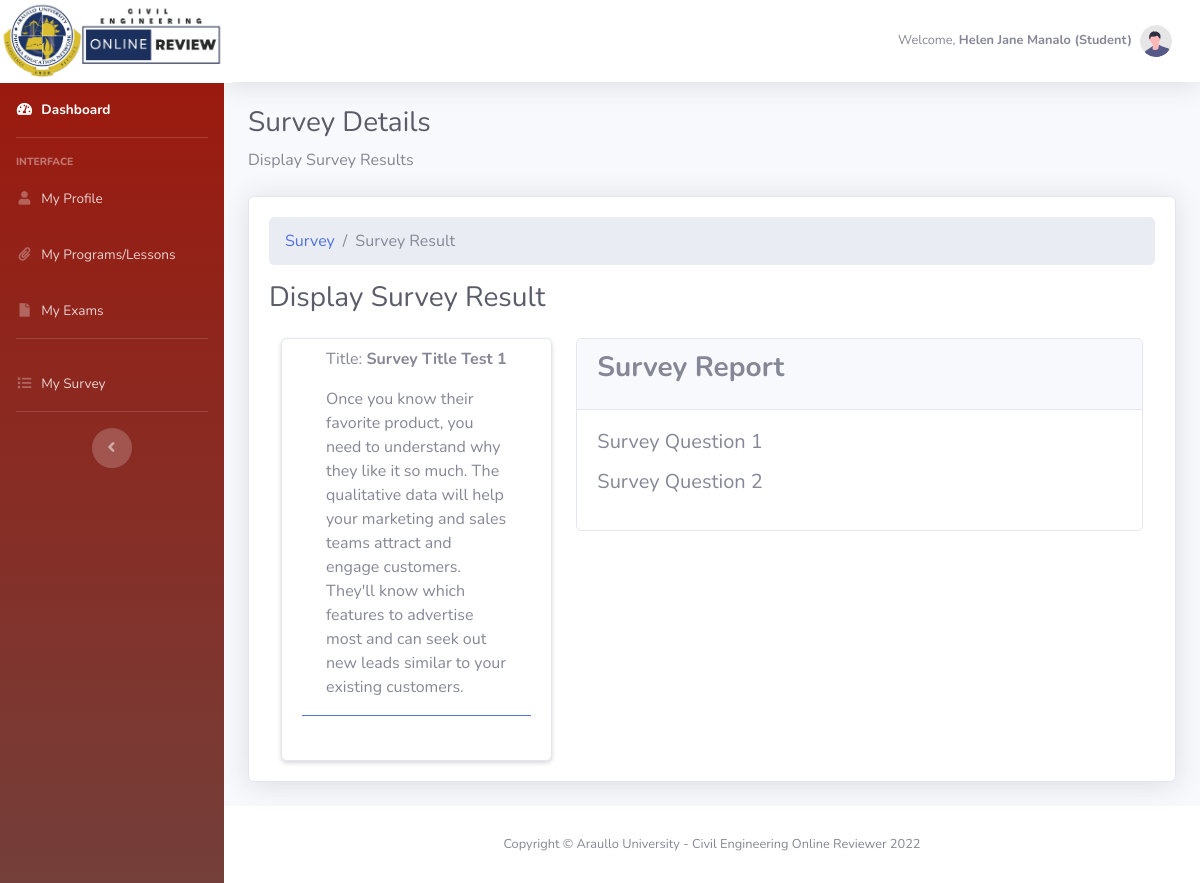
/dashboard/admin_survey_result.php?id=22 (signed in), run on an earlier commit of the app's database.
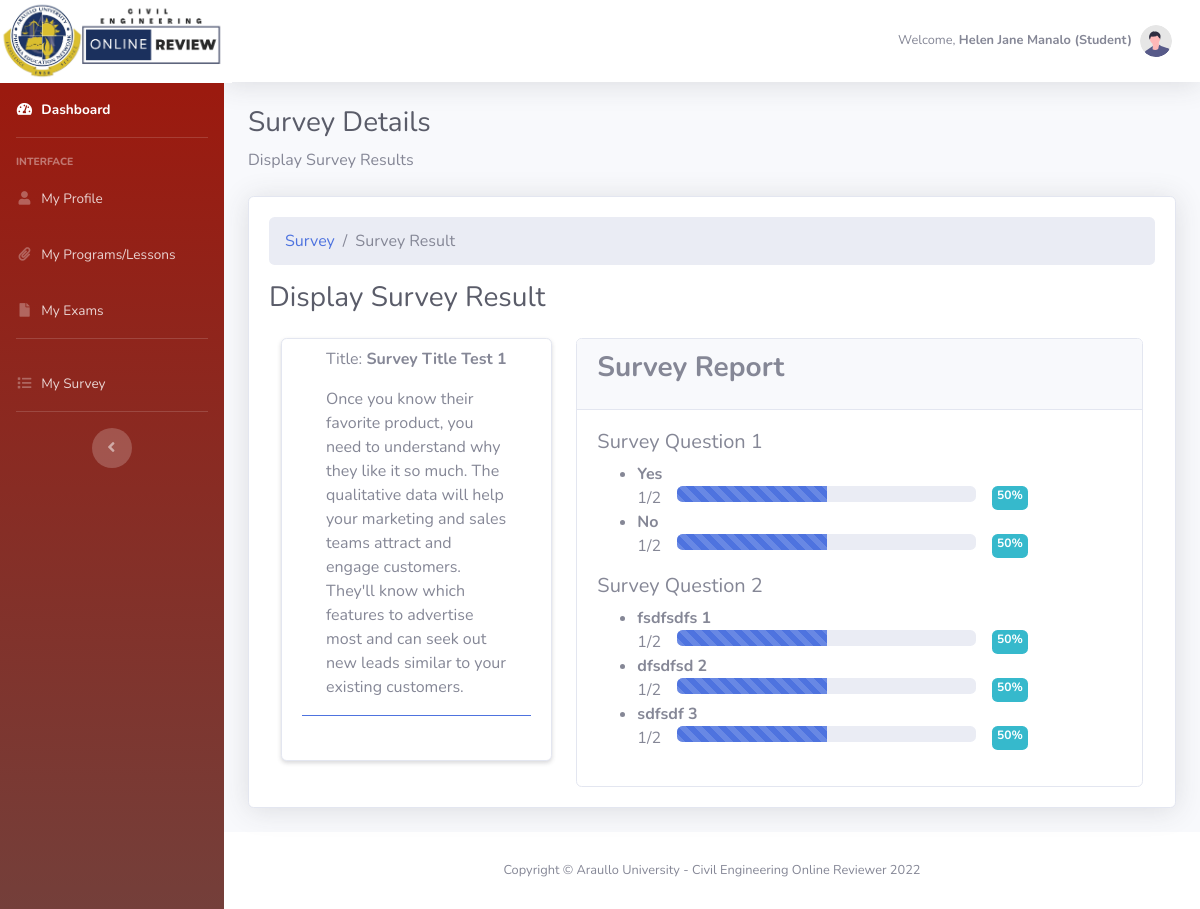
And on a later commit of the database.
### tables this page shows
CREATE TABLE `survey_questions` (
  `survey_questions_id` int(11) NOT NULL,
  `survey_id` int(11) NOT NULL,
  `question_no` int(11) NOT NULL,
  `survey_questions` varchar(255) NOT NULL,
  `date_created` date NOT NULL
);

CREATE TABLE `survey_details` (
  `survey_details_id` int(11) NOT NULL,
  `survey_questions_id` int(11) NOT NULL,
  `options` varchar(255) NOT NULL
);

### dashboard/model/Admin.php (called while the page is built, shortened)
<?php
	class Admin {
		public $db;
		public function __construct(){
			$this->db = new mysqli(DB_HOST, DB_USER, DB_PASSWORD, DB_DATABASE);
		}
        public function get_survey_questions_by_survey_id($survey_id){
    		$sql3="SELECT * FROM survey_questions a
                    WHERE a.survey_id = '$survey_id'";
	        $result = mysqli_query($this->db,$sql3);
	        return $result_data= mysqli_fetch_all($result,MYSQLI_ASSOC);
        }
        public function getSurveyOptions($id,$survey_id){
            $query = "SELECT * FROM survey_questions a
                    LEFT JOIN survey_details b ON a.survey_questions_id = b.survey_questions_id
                WHERE a.question_no='$id' AND a.survey_id = '$survey_id'";
            $getData =  mysqli_query($this->db,$query);
            return $getData;
        }
        public function getSurveyAnswer($survey_id,$survey_questions_id){
            $query = "SELECT * FROM student_survey a
                    LEFT JOIN student_survey_answer b ON a.student_survey_id = b.student_survey_id
                    WHERE a.survey_id='$survey_id'
                    AND b.survey_questions_id = '$survey_questions_id'
                    AND a.survey_status = '1'";
            $check =  $this->db->query($query);
            return $count_row = $check->num_rows;
        }
	}
?>

### dashboard/admin_survey_result.php (the view, shortened to what the changed rows need)
<?php
    include_once('db_header.php');
?>
    <h1 class="h3 mb-2 text-gray-800">Survey Details</h1>
    <div class="card shadow mb-4">
        <div class="card-body">
        <h1 class="h3 mb-4 text-gray-800">Display Survey Result</h1>
        <div class="col-lg-12">
            <div class="row">
                <div class="col-md-8">
                    <div class="card card-outline card-success">
                        <div class="card-body ui-sortable">
                            <?php
                                $get_survey_questions = $admin->get_survey_questions_by_survey_id($_GET['id']);
                                foreach($get_survey_questions as $survey_question) {
                            ?>
                                <div class="callout callout-info">
                                    <h5><?php echo $survey_question['survey_questions'] ?></h5>
                                    <?php
                                        $get_options = $admin->getSurveyOptions($survey_question['question_no'],$_GET['id']);
                                    ?>
                                    <ul>
                                        <?php
                                            if ($get_options) {
                                                while ($result = $get_options->fetch_assoc()) {
                                                    $taken = $admin->getSurveyAnswer($_GET['id'],$result['survey_questions_id']);
                                                    if($taken > 0) {
                                                        $prog = ((isset($result['survey_questions_id']) ? count((array)$result['survey_questions_id']) : 0) / $taken) * 100;
                                                        $prog = round($prog,2);
                                        ?>
                                                        <li>
                                                            <div class="d-block w-100">
                                                                <b><?php echo $result['options'] ?></b>
                                                            </div>
                                                            <div class="d-flex w-100">
                                                                <span class=""><?php echo isset($result['survey_questions_id']) ? count((array)$result['survey_questions_id']) : 0 ?>/<?php echo $taken ?></span>
                                                                <div class="mx-1 col-sm-8">
                                                                    <div class="progress w-100" >
                                                                        <div class="progress-bar bg-primary progress-bar-striped" role="progressbar" aria-valuenow="40" aria-valuemin="0" aria-valuemax="100" style="width: <?php echo $prog ?>%">
                                                                        </div>
                                                                    </div>
                                                                </div>
                                                                <span class="badge badge-info"><?php echo $prog ?>%</span>
                                                            </div>
                                                        </li>
                                        <?php
                                                    }
                                                }
                                            }
                                        ?>
                                    </ul>
                                </div>
                            <?php
                                }
                            ?>
                        </div>
                    </div>
                </div>
            </div>
        </div>
        </div>
    </div>
<?php
    include_once('db_footer.php');
?>

What changed in the data, as far as the page shows it:
changed survey_questions "Survey Question 1": gains survey_details (options "Yes", survey_questions "1", taken "2", survey_questions "50"); gains survey_details (options "No", survey_questions "1", taken "2", survey_questions "50")
changed survey_questions "Survey Question 2": gains survey_details (options "fsdfsdfs 1", survey_questions "1", taken "2", survey_questions "50"); gains survey_details (options "dfsdfsd 2", survey_questions "1", taken "2", survey_questions "50"); gains survey_details (options "sdfsdf 3", survey_questions "1", taken "2", survey_questions "50")
